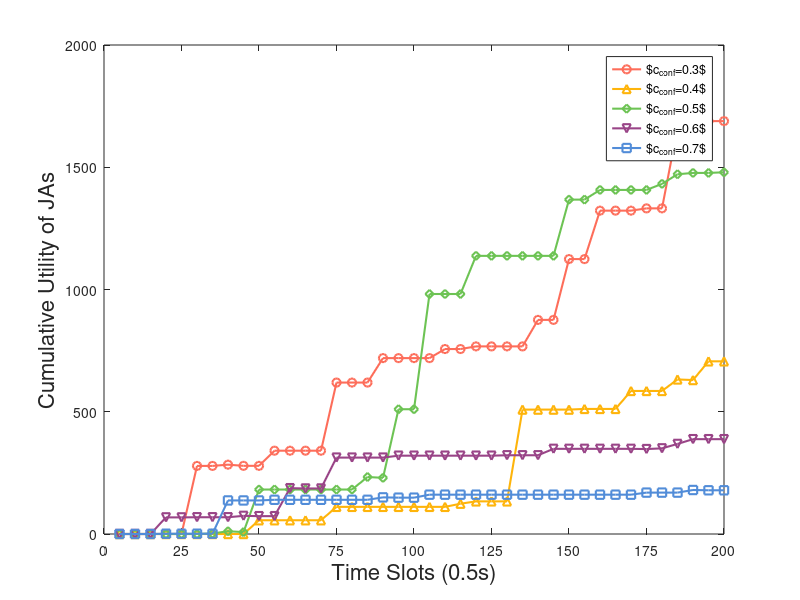

MATLAB code to generate this figure: (Note: this script raises an error after producing the figure.)
clc
clear all
data = csvread('CUJcconf.csv');
plot(data(3, 2:41), '-o', 'MarkerSize', 6, 'Color', '#FD6D5A', 'LineWidth', 1.5);
hold on
plot(data(4, 2:41), '-^', 'MarkerSize', 6, 'Color', '#FEB40B',  'LineWidth', 1.5);
hold on
plot(data(5, 2:41), '-d', 'MarkerSize', 6, 'Color', '#6DC354',  'LineWidth', 1.5);
hold on
plot(data(6, 2:41), '-v', 'MarkerSize', 6, 'Color', '#994487',  'LineWidth', 1.5);
hold on
plot(data(7, 2:41), '-s', 'MarkerSize', 6, 'Color', '#518CD8',  'LineWidth', 1.5);
hold on
%plot(data(:, 4), '-^', 'MarkerSize', 12, 'Color',[0.18039 0.5451 0.34118], 'LineWidth', 3.2)
%hold on
%plot(data(:, 5), '-*', 'MarkerSize', 12, 'Color',[0.8549 0.64706 0.12549], 'LineWidth', 3.2)
%hold on

g=legend('$c_{conf}=0.3$','$c_{conf}=0.4$','$c_{conf}=0.5$','$c_{conf}=0.6$','$c_{conf}=0.7$');
h = xlabel('Time Slots (0.5s)','FontSize',16); ylabel('Cumulative Utility of JAs','FontSize',16);
%xlabel('Block interval T^I (s)','FontSize',15); ylabel('Total reward','FontSize',15);
k=set(gca,'xtick',0:5:40,'XTickLabel',{'0','25','50','75','100','125','150','175','200'});
set(g,'Interpreter','latex','FontSize',16,'FontWeight','normal')
set(h,'FontSize',16,'FontWeight','normal')
